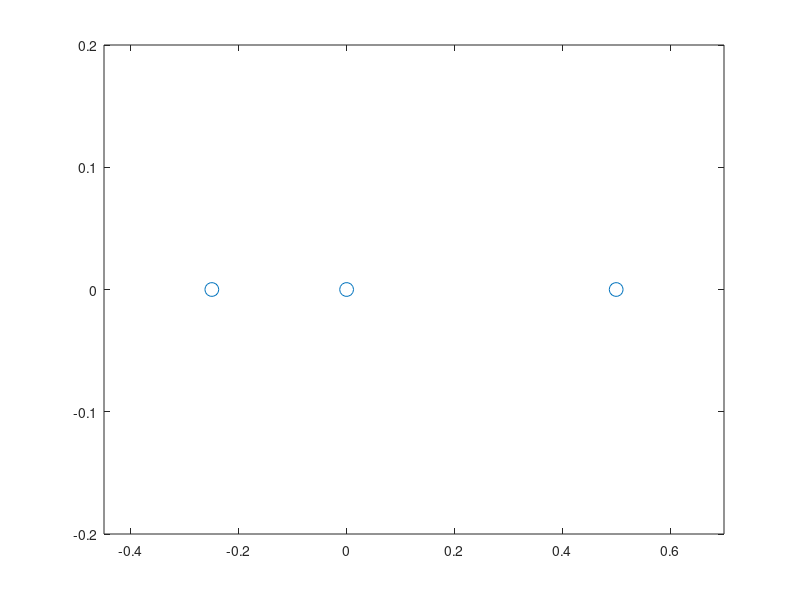
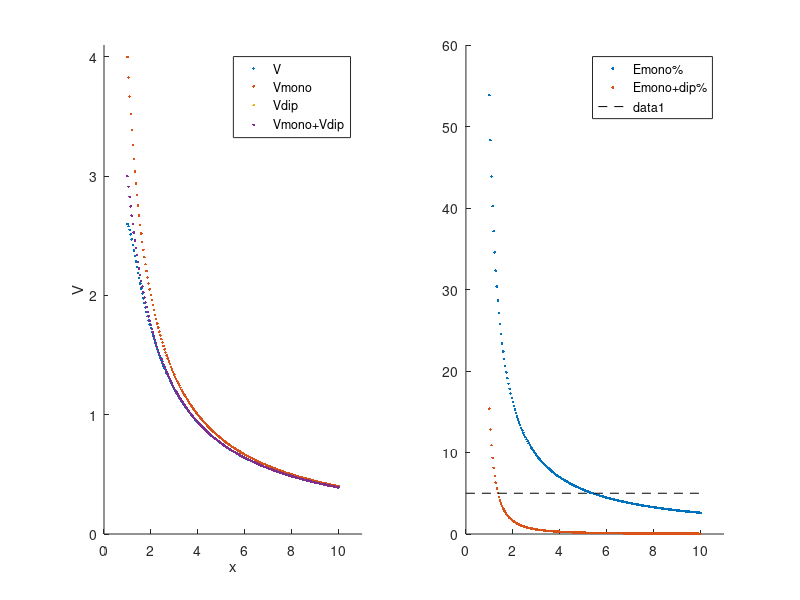

Source code (MATLAB) for these figures, in order:
%%

% Este script obtiene el desarrollo multipolar al orden dipolar para un arreglo
% arbitrario de cargas. Muestra la solución exacta (fuera de la distribución)
% superpuesta con el desarrollo a primer y segundo orden. También analiza la
% contribución del término de segundo orden (dipolar) para entender de qué
% manera ayuda a mejorar la precisión.

% Fecha versión original: 2020-04-15

% Se puede realizar un gráfico en 2d del potencial. (Aunque hay que emprolijarlo).

function my_main()

    close all

    distrib.r = [ .5,  0 ;
                 -.25, 0 ;
                  0,   0 ];
    
    distrib.q = [ -1, 2, 3 ]';

    x = linspace(1,10,200);
    y = 0; % linspace(1,10,200);
    
    dmcd(distrib, x, y);

    return
end


function dmcd(distrib, x, y)

    % grafica la distribución
    figure
      plot(distrib.r(:,1), distrib.r(:,2), 'o', 'MarkerSize', 10)
      xlim([ min(distrib.r(:,1)), max(distrib.r(:,1)) ] + [ -1 1 ]*.2)
      ylim([ min(distrib.r(:,2)), max(distrib.r(:,2)) ] + [ -1 1 ]*.2)

    % obtiene los momentos monopolar y dipolar      
    M1 = sum(distrib.q);
    M2 = [ sum(distrib.q .* distrib.r(:,1)),  ...
           sum(distrib.q .* distrib.r(:,2)) ];
  
    % reserva espacio para guardar los resultados
    r_modulo = zeros(length(x), length(y));         % distancia al origen
    V  = r_modulo;                                  % potencial exacto
    V1 = r_modulo;                                  % potencial monopolo
    V2 = r_modulo;                                  % potencial dipolo
   
    % recorro cada punto campo
    for i = 1:length(x)
        for j = 1:length(y)
            
            % analizo el punto campo
            r_modulo(i, j) = sqrt(x(i).^2 + y(j).^2);     % distancia al origen
            r_versor = [ x(i), y(j) ] / r_modulo(i,j);    % dirección
    
            % calculo la contribución de cada carga en ese punto para el potencial exacto    
            for k = 1:length(distrib.q)
                dist = sqrt( (x(i) - distrib.r(k,1) ).^2 + (y(j) - distrib.r(k,2)).^2);
                V(i,j) = V(i,j) + distrib.q(k) / dist;
            end
            
            % hago lo mismo para los momentos
            V1(i,j) = M1 / r_modulo(i,j);
            V2(i,j) = M2 * r_versor' / r_modulo(i,j)^2;
            
        end
    end
       
	% sumo ambas contribuciones
    Vtot = V1 + V2
       
	% --- acá vienen los gráficos ---
	
	% gráficos 1d (no convienen si se analiza un dominio 2d)
    figure
      plot_fmt = '.'  # util para acomodar el gráfico según estemos trabajando en 1d o 2d
      
      subplot(1,2,1)
        hold all
        plot(r_modulo(:), V(:),    plot_fmt)
        plot(r_modulo(:), V1(:),   plot_fmt)
        plot(r_modulo(:), V2(:),   plot_fmt)
        plot(r_modulo(:), Vtot(:), plot_fmt)
        legend('V', 'Vmono', 'Vdip', 'Vmono+Vdip')

        xlabel('x')
        ylabel('V')
        xlim([0 11])
        ylim([0 4.1])
            
      subplot(1,2,2)
        hold all
        plot(r_modulo(:), 100*(V1(:)  -V(:)) ./ V(:), plot_fmt)
        plot(r_modulo(:), 100*(Vtot(:)-V(:)) ./ V(:), plot_fmt)
        legend('Emono%', 'Emono+dip%')
        plot([0,10],5*[1,1], 'k--')
        xlim([0 11])
        
	% gráfico 2d (solo si el dominio es 2d)
    if !(isscalar(x) || isscalar(y))
      figure
        subplot(1,3,1)
          imagesc(V)
          colorbar

        subplot(1,3,2)
          imagesc(V1)
          colorbar

        subplot(1,3,3)
          imagesc(V2)
          colorbar
    end
        
    return
end


